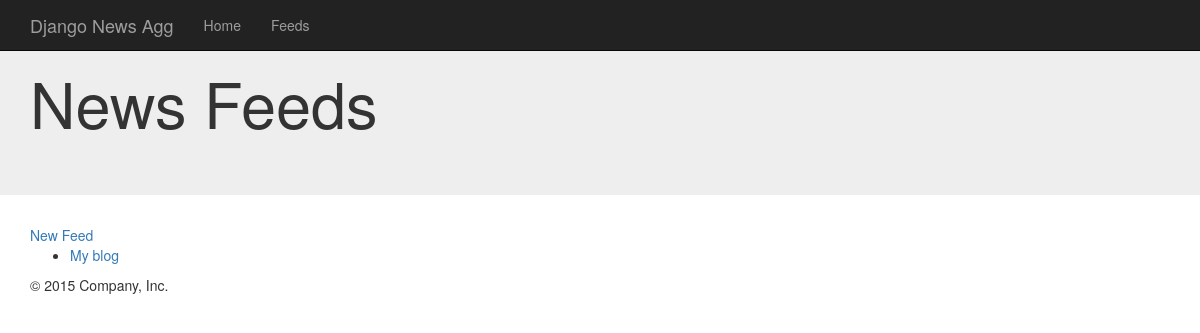
The page /news/feeds/ on the database as committed earlier.
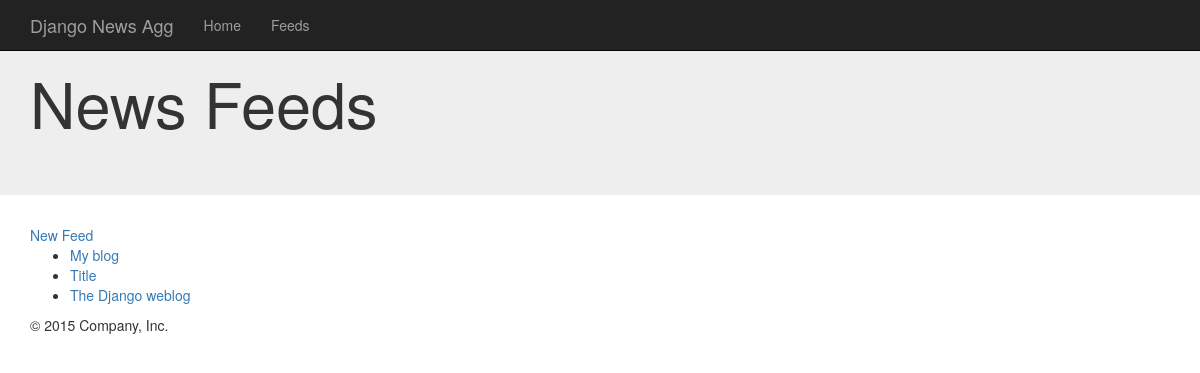
The same page on the database as committed later.
### news/models.py (models this page shows, shortened)
class Feed(models.Model):
	title = models.CharField(max_length=200)
	url = models.URLField(unique=True)
	is_active = models.BooleanField(default=False)

### news/views.py (the view)
def feeds_list(request):
	feeds = Feed.objects.all()
	return render(request, 'news/feeds_list.html', {'feeds': feeds})

### news/templates/news/feeds_list.html
    {% extends 'news/base.html' %}
    {% block content %}
    <div class="jumbotron">
      <div class="container">
        <h1>News Feeds</h1>
      </div>
    </div>
    <div class="container">
      <a href="{% url 'feed_new' %}" class="button">New Feed</a>
      <ul>
        {% for feed in feeds %}
          <li><a href="{{ feed.url }}">{{ feed.title }}</a></li>
        {% endfor %}
      </ul>
      <footer>
        <p>&copy; 2015 Company, Inc.</p>
      </footer>
    </div>
    {% endblock %}

### news/templates/news/base.html (shortened to what this page needs)
<!DOCTYPE html>
<html lang="en">
  <head>
	<link rel="stylesheet" href="https://maxcdn.bootstrapcdn.com/bootstrap/3.3.6/css/bootstrap.min.css">
    <link href="http://getbootstrap.com/assets/css/ie10-viewport-bug-workaround.css" rel="stylesheet">
    <link href="http://getbootstrap.com/examples/jumbotron/jumbotron.css" rel="stylesheet">
  </head>
  <body>
    <nav class="navbar navbar-inverse navbar-fixed-top">
      <div class="container">
        <div class="navbar-header">
          <a class="navbar-brand" href="#">Django News Agg</a>
        </div>
        <div id="navbar" class="navbar-collapse collapse">
          <ul class="nav navbar-nav">
            <li><a href="{% url 'articles_list' %}">Home</a></li>
            <li><a href="{% url 'feeds_list' %}">Feeds</a></li>
          </ul>
        </div>
      </div>
    </nav>
    {% block content %}
    {% endblock %}
  </body>
</html>

Rows that differ between the two databases and show on the page:
added Feed: title "Title"
added Feed: title "The Django weblog"
